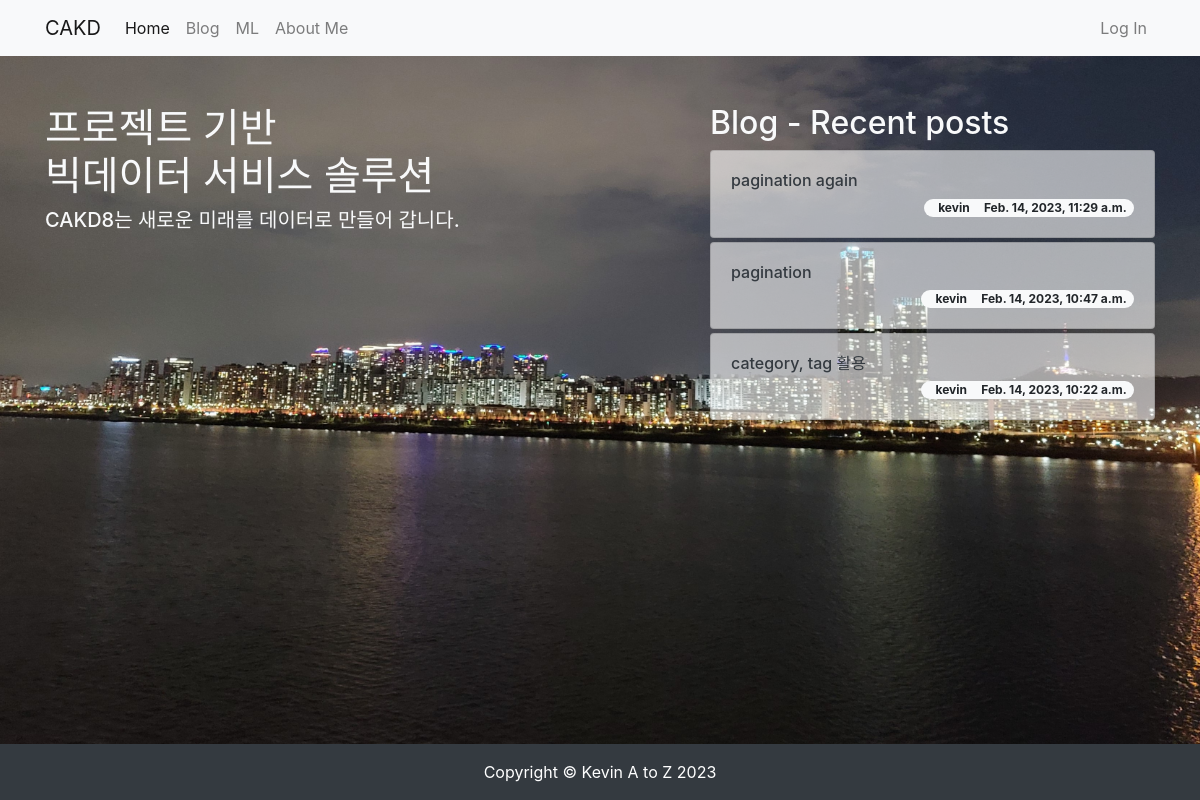
Before: / with the older database file.
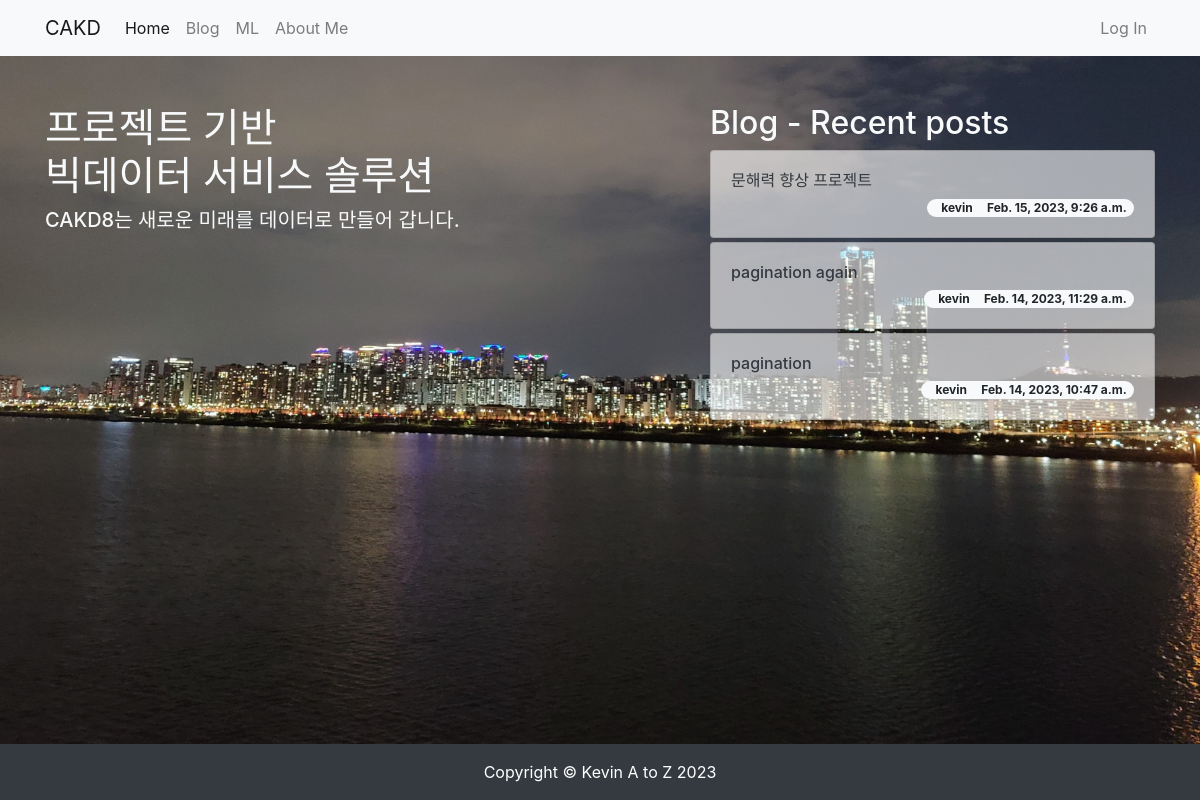
After: the same page with the newer database file.
### blog/models.py (models this page shows, shortened)
class Post(models.Model):
    title = models.CharField(max_length=30)
    hook_text = models.CharField(max_length=100, blank=True)
    content = models.TextField()
    head_image = models.ImageField(upload_to='blog/images/%Y/%m/%d/', blank=True)
    file_upload = models.FileField(upload_to='blog/files/%Y/%m/%d/', blank=True)
    created_at = models.DateTimeField(auto_now_add=True)
    updated_at = models.DateTimeField(auto_now=True)
    author = models.ForeignKey(User, null=True, on_delete=models.SET_NULL)
    category = models.ForeignKey(Category, null=True, blank=True, on_delete=models.SET_NULL)
    tags = models.ManyToManyField(Tag, blank=True)
    def get_absolute_url(self): # 객체의 상세 페이지로 이동할 수 있는 링크를 만들 수 있음. url 생성 규칙을 정의하는 메서드
        return f'/blog/{self.pk}/'

### homepage/views.py (the view)
# urls.py: path('', views.landing),
def landing(request):
    recent_posts = Post.objects.order_by('-pk')[:3]
    return render(
        request,
        'homepage/landing.html',
        {
            'recent_posts':recent_posts,
        }
    )

### homepage/templates/homepage/landing.html (shortened to what this page needs)
<!DOCTYPE html>{% load static %}
<html lang="en">
<head>
    <link rel="stylesheet" href="https://cdn.jsdelivr.net/npm/bootstrap@4.5.3/dist/css/bootstrap.min.css">
    <link rel="stylesheet" href="{% static 'homepage/css/landing.css' %}" media="screen">
</head>
<body>
    {% include 'blog/navbar.html' %}
    <section>
        <div class="container">
            <div class="row justify-content-between">
                <div class="col-lg-6 text-light">
                    <h1 class="mt-5"> 프로젝트 기반 <BR> 빅데이터 서비스 솔루션 </h1>
                    <h5>CAKD8는 새로운 미래를 데이터로 만들어 갑니다.</h5>
                </div>
                <div class="col-lg-5 mt-5">
                    <h2 class="text-light">Blog - Recent posts</h2> {% for post in recent_posts %} <div
                        class="card mt-1">
                        <div class="card-body">
                            <h6><a href="{{ post.get_absolute_url }}"
                                    class="text-decoration-none text-dark">{{ post.title }}</a></h6>
                            <span class="badge badge-pill badge-light float-right">
                                {{ post.author.username }} &nbsp; &nbsp; {{ post.created_at }} </span>
                        </div>
                    </div> {% endfor %}
                </div>
            </div>
        </div>
    </section>
    <div class="fixed-bottom">
    <footer class="py-3 bg-dark">
        <div class="container">
            <p class="m-0 text-center text-white"> Copyright &copy; Kevin A to Z 2023 </p>
        </div>
    </footer>
    </div>
</body>
</html>

Changed rows visible on the page:
no longer on this page (row unchanged): Post: title "category, tag 활용", author.username "kevin", created_at "Feb. 14, 2023, 10:22 a.m."
added Post: title "문해력 향상 프로젝트", author.username "kevin", created_at "Feb. 15, 2023, 9:26 a.m."
